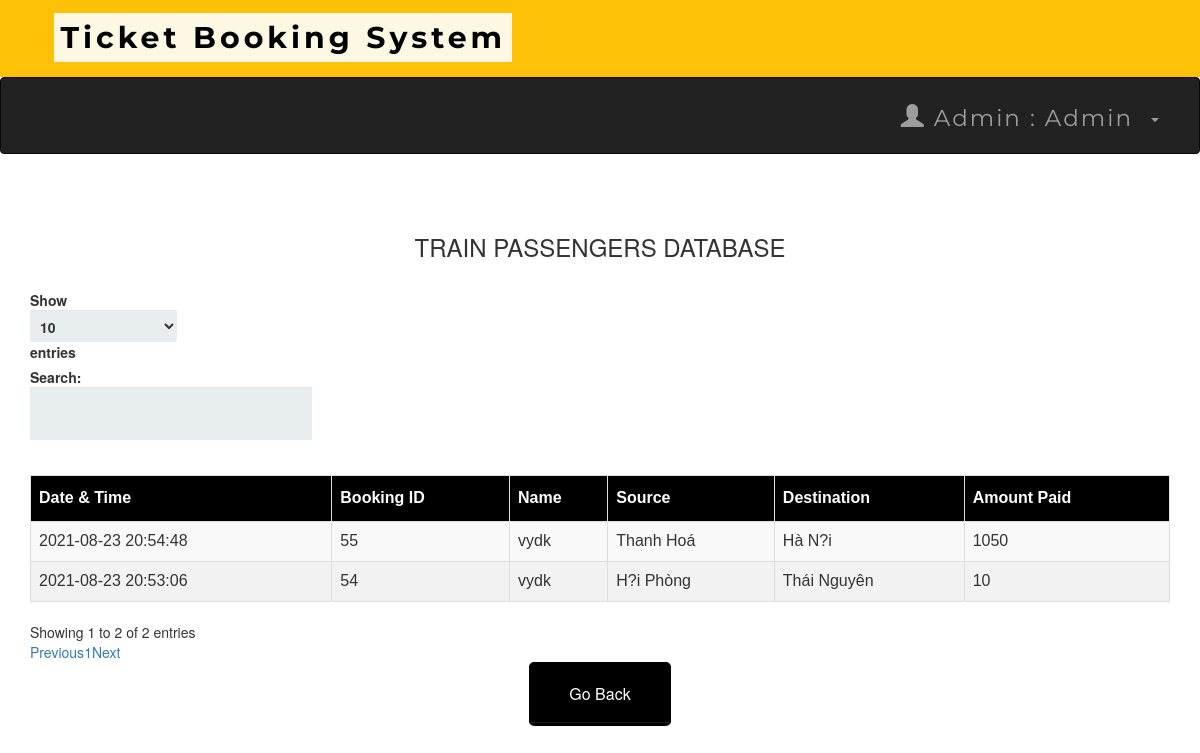
/admintraindb.php (signed in), run on an earlier commit of the app's database.
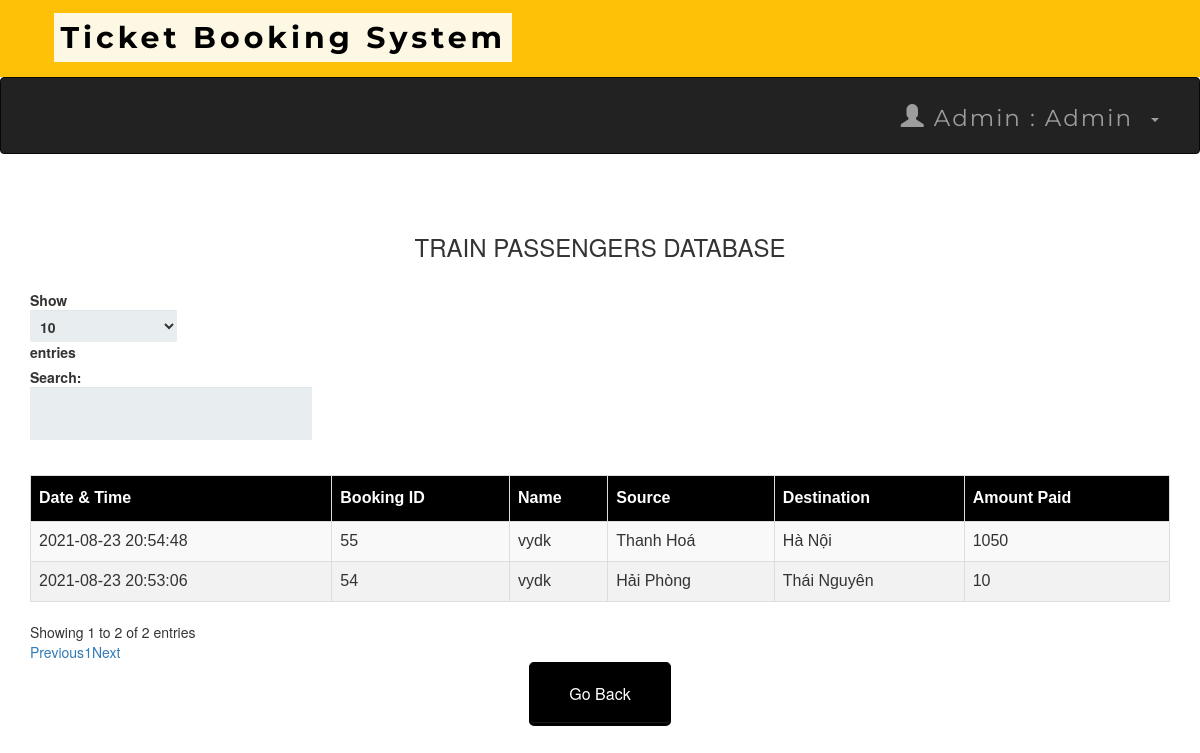
And on a later commit of the database.
### tables this page shows
CREATE TABLE `transactions` (
  `T_No.` int(10) NOT NULL,
  `email` varchar(50) NOT NULL,
  `source` varchar(50) NOT NULL,
  `dest` varchar(50) NOT NULL,
  `Name` varchar(50) NOT NULL,
  `Class` varchar(25) NOT NULL,
  `Type` varchar(25) NOT NULL,
  `NoOfpass` int(11) NOT NULL,
  `card_no` int(25) NOT NULL,
  `expmonth` int(2) NOT NULL,
  `expyear` int(2) NOT NULL,
  `cvv` int(3) NOT NULL,
  `pin` int(4) NOT NULL,
  `Date` datetime NOT NULL DEFAULT current_timestamp(),
  `Amt` int(10) NOT NULL,
  `Route` varchar(25) NOT NULL
);

### admintraindb.php (the view, shortened to what this page needs)
<?php
include 'connect.php';
include 'adminheader.php';
?>
<!DOCTYPE html>
<html>
<link rel='stylesheet' href='index.css'>
<head>
     <link rel="stylesheet" href="https://maxcdn.bootstrapcdn.com/bootstrap/3.3.6/css/bootstrap.min.css" />
     <link rel="stylesheet" href="https://cdn.datatables.net/1.10.12/css/dataTables.bootstrap.min.css" />
</head>
<body>
     <br /><br />
     <div class="container">
          <h3 align="center">TRAIN PASSENGERS DATABASE</h3>
          <br />
          <div class="table-responsive">
               <table id="data" class="table table-striped table-bordered">
                    <thead>
                         <tr>
                              <th> Date & Time</th>
                              <th> Booking ID </th>
                              <th> Name </th>
                              <th> Source </th>
                              <th> Destination </th>
                              <th> Amount Paid</th>
                         </tr>
                    </thead>
                    <tbody>
                         <?php
                         $result = mysqli_query($connect, "select * From transactions");
                         while ($row = mysqli_fetch_assoc($result)) :
                         ?>
                              <tr>
                                   <td><?php echo $row['Date']; ?></td>
                                   <td><?php echo $row['T_No.']; ?></td>
                                   <td><?php echo $row['Name']; ?></td>
                                   <td><?php echo $row['source']; ?></td>
                                   <td><?php echo $row['dest']; ?></td>
                                   <td><?php echo $row['Amt']; ?></td>
                              </tr>
                         <?php endwhile; ?>
                    </tbody>
               </table>
          </div>
     </div>
</body>
</html>
<table align='center'>
     <tr>
          <td><a href='admin.php'><button style="background-color: black ; border-color:black "><span style="color:white">Go Back </span> </button></a></td>
     </tr>

What changed in the data, as far as the page shows it:
changed transactions "Thái Nguyên": source "H?i Phòng" → "Hải Phòng"
changed transactions "Thanh Hoá": dest "Hà N?i" → "Hà Nội"
